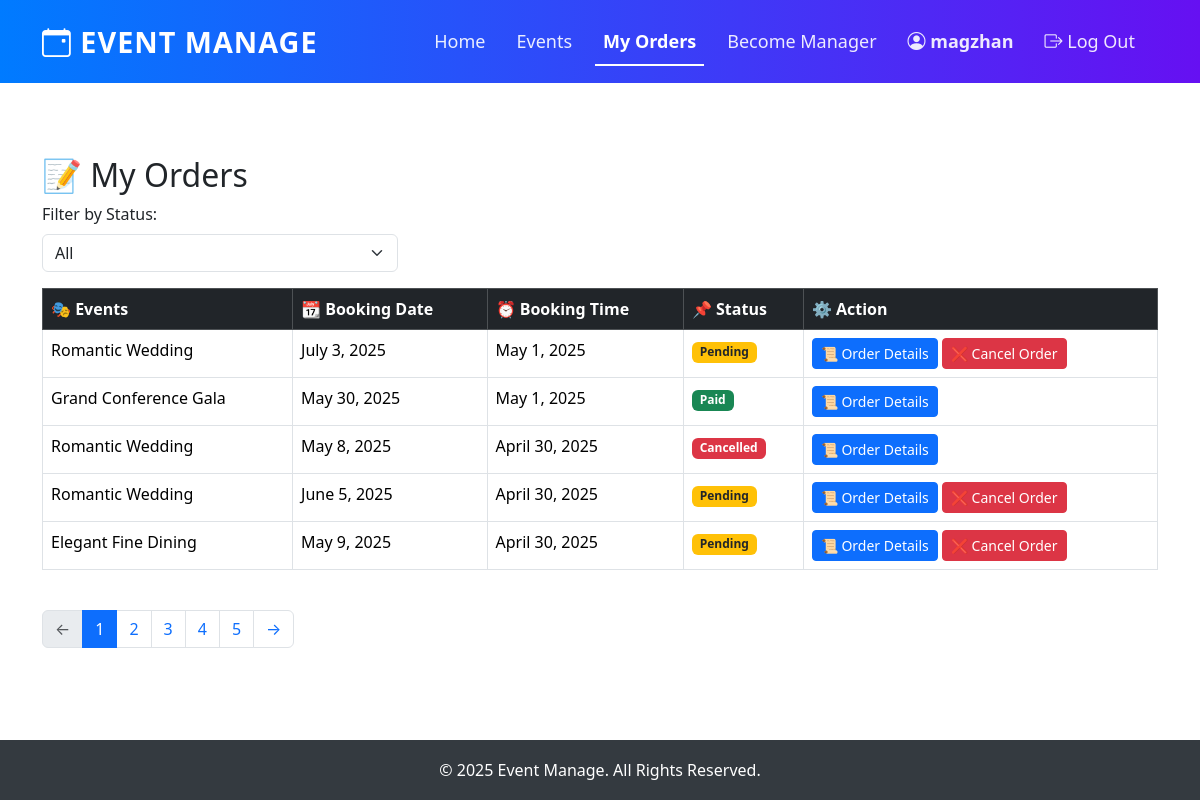
Screenshot of /my_orders/ (signed in) with the database file from the repository.
### eventapp/models.py (models this page shows, shortened)
class Booking(models.Model):
    STATUS_CHOICES = [
        ('pending', '待确认报价'),
        ("assigned", "已接单"),
        ('quoted', '待支付'),
        ('paid', '已支付'),
        ('cancelled', '已取消'),
    ]
    cus_name = models.ForeignKey(User, on_delete=models.CASCADE)
    cus_ph = models.CharField(max_length=12)
    event = models.ForeignKey(Event, on_delete=models.CASCADE)
    booking_date = models.DateField()
    booked_on = models.DateField(auto_now=True)
    services = models.ManyToManyField(ServiceItem, through='BookingService')
    price_quote = models.DecimalField(max_digits=10, decimal_places=2, null=True, blank=True)  # 价格报价
    status = models.CharField(max_length=10, choices=STATUS_CHOICES, default='pending')  # 订单状态
    assigned_manager = models.ForeignKey(User, on_delete=models.SET_NULL, null=True, blank=True, related_name='assigned_orders')  # 指派的管理员

class Event(models.Model):
    img = models.ImageField(upload_to="pic")
    name = models.CharField(max_length=50)
    desc = models.CharField(max_length=255)
    price = models.DecimalField(max_digits=10, decimal_places=2, default=0.00)
    services = models.ManyToManyField(ServiceItem, through='EventService')

### eventapp/views.py (the view)
# urls.py: path('my_orders/', views.my_orders, name='my_orders'),
@login_required
def my_orders(request):
    bookings = Booking.objects.filter(cus_name=request.user).order_by('-booked_on')
    status_filter = request.GET.get('status', 'all')
    if status_filter != 'all':
        bookings = bookings.filter(status=status_filter)
    paginator = Paginator(bookings, 5)  # 每页显示 5 条订单
    page_number = request.GET.get('page')  # 获取当前页码
    page_obj = paginator.get_page(page_number)
    return render(request, 'events/my_orders.html', {
        'bookings': bookings,
        'page_obj': page_obj,
        'status_filter': status_filter
    })

### template/events/my_orders.html (shortened to what this page needs)
{% extends "base.html" %}
{% block content %}
<div class="container mt-5">
    <h2>📝 My Orders</h2>
    <form method="get" class="row mb-3">
        <div class="col-md-4">
            <label for="statusFilter" class="form-label">Filter by Status:</label>
            <select id="statusFilter" class="form-select" name="status" onchange="this.form.submit()">
                <option value="all" {% if status_filter == 'all' %}selected{% endif %}>All</option>
            </select>
        </div>
    </form>
    {% if page_obj.object_list %}
    <div class="table-responsive">
        <table class="table table-hover table-bordered">
            <thead class="table-dark">
                <tr>
                    <th>🎭 Events</th>
                    <th>📆 Booking Date</th>
                    <th>⏰ Booking Time</th>
                    <th>📌 Status</th>
                    <th>⚙️ Action</th>
                </tr>
            </thead>
            <tbody>
                {% for booking in page_obj.object_list %}
                <tr>
                    <td>{{ booking.event.name }}</td>
                    <td>{{ booking.booking_date }}</td>
                    <td>{{ booking.booked_on }}</td>
                    <td>
                        {% if booking.status == "pending" %}
                            <span class="badge bg-warning text-dark">Pending</span>
                        {% elif booking.status == "quoted" %}
                            <span class="badge bg-info">Confirmed</span>
                        {% elif booking.status == "paid" %}
                            <span class="badge bg-success">Paid</span>
                        {% elif booking.status == "cancelled" %}
                            <span class="badge bg-danger">Cancelled</span>
                        {% endif %}
                    </td>
                    <td>
                        <button class="btn btn-sm btn-primary" data-bs-toggle="modal" data-bs-target="#orderModal{{ booking.id }}">
                            📜 Order Details
                        </button>
                        {% if booking.status == "pending" or booking.status == "quoted" %}
                            <button class="btn btn-sm btn-danger" data-bs-toggle="modal" data-bs-target="#cancelModal{{ booking.id }}">
                                ❌ Cancel Order
                            </button>
                        {% endif %}
                    </td>
                </tr>
                {% endfor %}
            </tbody>
        </table>
    </div>
    <div class="pagination-container text-center mt-4">
        <ul class="pagination">
            {% if page_obj.has_previous %}
                <li class="page-item">
                    <a class="page-link" href="?page={{ page_obj.previous_page_number }}&status={{ status_filter }}">←</a>
                </li>
            {% else %}
                <li class="page-item disabled">
                    <span class="page-link text-muted">←</span>
                </li>
            {% endif %}
            {% for num in page_obj.paginator.page_range %}
                {% if num == page_obj.number %}
                    <li class="page-item active">
                        <span class="page-link">{{ num }}</span>
                    </li>
                {% else %}
                    <li class="page-item">
                        <a class="page-link" href="?page={{ num }}&status={{ status_filter }}">{{ num }}</a>
                    </li>
                {% endif %}
            {% endfor %}
            {% if page_obj.has_next %}
                <li class="page-item">
                    <a class="page-link" href="?page={{ page_obj.next_page_number }}&status={{ status_filter }}">→</a>
                </li>
            {% else %}
                <li class="page-item disabled">
                    <span class="page-link text-muted">→</span>
                </li>
            {% endif %}
        </ul>
    </div>
    {% else %}
        <div class="alert alert-secondary text-center mt-4">
            <p>😢 You have not booked any events yet.</p>
        </div>
    {% endif %}
</div>
{% endblock %}

### template/base.html (shortened to what this page needs)
{% load static %}
<!DOCTYPE html>
<html lang="en">
<head>
    <link href="https://cdn.jsdelivr.net/npm/bootstrap@5.3.3/dist/css/bootstrap.min.css" rel="stylesheet">
    <link rel="stylesheet" href="https://cdn.jsdelivr.net/npm/bootstrap-icons/font/bootstrap-icons.css">
</head>
<body class="{% if request.resolver_match.url_name == 'index' %}homepage{% endif %}">
    <nav class="navbar navbar-expand-lg navbar-dark fixed-top">
        <div class="container">
            <a class="navbar-brand" href="{% url 'index' %}"><i class="bi bi-calendar-event"></i> Event Manage</a>
            <div class="collapse navbar-collapse" id="navbarNav">
                <ul class="navbar-nav ms-auto">
                    <li class="nav-item "><a class="nav-link {% if request.resolver_match.url_name == 'index' %}active{% endif %}" href="{% url 'index' %}">Home</a></li>
                    <li class="nav-item"><a class="nav-link {% if request.resolver_match.url_name in 'event_list event_detail book_event booking_success' %}active{% endif %}"
                        href="{% url 'event_list' %}">Events</a></li>
                    {% if user.is_authenticated %}
                    {% if not user.is_staff %}
                        <li class="nav-item">
                            <a class="nav-link {% if request.resolver_match.url_name == 'my_orders' %}active{% endif %}" href="{% url 'my_orders' %}">My Orders</a>
                        </li>
                        <li class="nav-item">
                            <a class="nav-link {% if request.resolver_match.url_name == 'manager_request' %}active{% endif %}" href="{% url 'manager_request' %}">Become Manager</a>
                        </li>
                    {% elif user.is_superuser %}
                        <li class="nav-item">
                            <a class="nav-link {% if request.resolver_match.url_name == 'manager_request' %}active{% endif %}" href="{% url 'manager_request' %}">Requests</a>
                        </li>
                    {% endif %}
                    <li class="nav-item">
                        <span class="nav-link user-name"><i class="bi bi-person-circle"></i> {{ user.username }}</span>
                    </li>
                    <li class="nav-item">
                        <a class="nav-link text-danger" href="{% url 'logout' %}"><i class="bi bi-box-arrow-right"></i> Log Out</a>
                    </li>
                {% endif %}
                </ul>
            </div>
        </div>
    </nav>
    <div id="page-content" class="container-fluid mt-5">
        {% block content %}
        {% endblock %}
    </div>
    <footer class="footer">
        <p>&copy; 2025 Event Manage. All Rights Reserved.</p>
    </footer>
</body>
</html>

### template/base.html (style rules this page uses)
html, body { height: 100%; display: flex; flex-direction: column; }
#page-content { flex: 1; padding-top: 60px; }
.navbar { background: linear-gradient(90deg, #007bff, #6610f2); padding: 15px 0; transition: all 0.3s ease-in-out; border-bottom: 2px solid white; }
.navbar-brand { font-size: 1.8rem; font-weight: bold; color: white !important; text-transform: uppercase; letter-spacing: 1px; }
.nav-link { color: rgba(255, 255, 255, 0.9) !important; font-size: 18px; margin-right: 15px; transition: all 0.3s; }
.user-name { color: white; font-weight: bold; margin-right: 15px; }
.footer { background: #343a40; color: white; text-align: center; height: 60px; line-height: 60px; }
.navbar-nav .nav-link.active { position: relative; color: white !important; font-weight: bold; }
.navbar-nav .nav-link.active::after { content: ""; position: absolute; left: 0; bottom: -3px; width: 100%; height: 2px; background-color: white; }

### rows the page displays
Booking: event.name "Romantic Wedding", booking_date "July 3, 2025", booked_on "May 1, 2025", status "Pending"
Booking: event.name "Grand Conference Gala", booking_date "May 30, 2025", booked_on "May 1, 2025", status "Paid"
Booking: event.name "Romantic Wedding", booking_date "May 8, 2025", booked_on "April 30, 2025", status "Cancelled"
Booking: event.name "Romantic Wedding", booking_date "June 5, 2025", booked_on "April 30, 2025", status "Pending"
Booking: event.name "Elegant Fine Dining", booking_date "May 9, 2025", booked_on "April 30, 2025", status "Pending"

### other values shown
{{ user.username }} "magzhan"
{{ num }} "1"
{{ num }} "2" "3" "4" "5"
